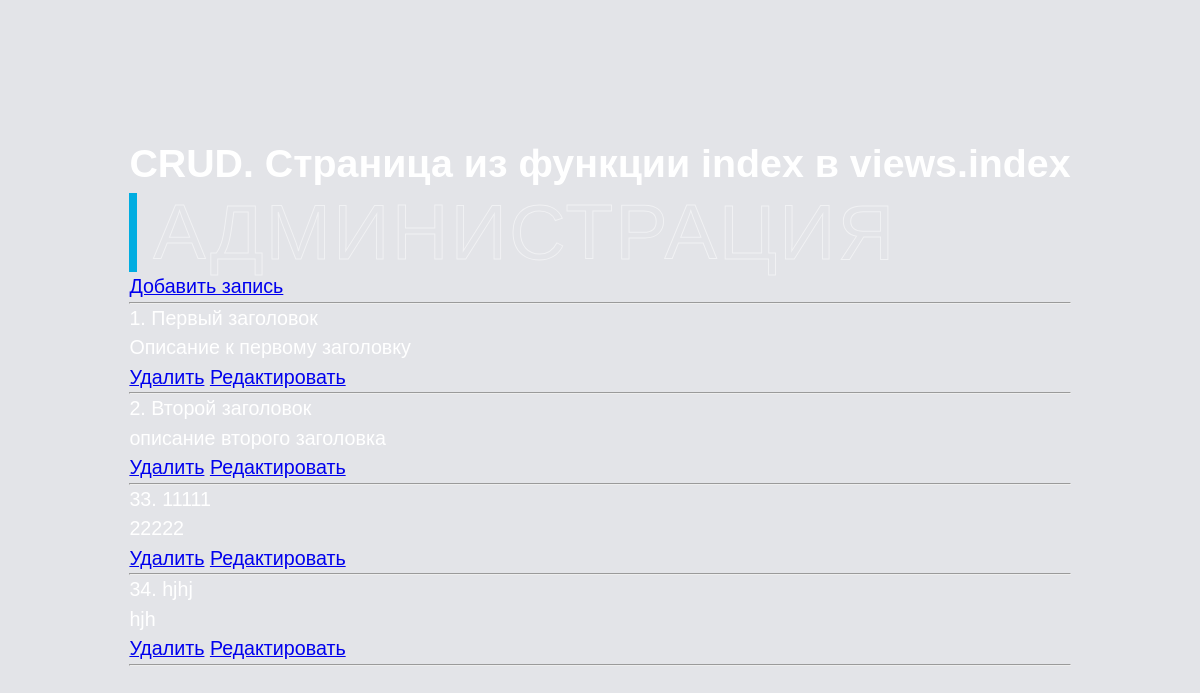
Before: / with the older database file.
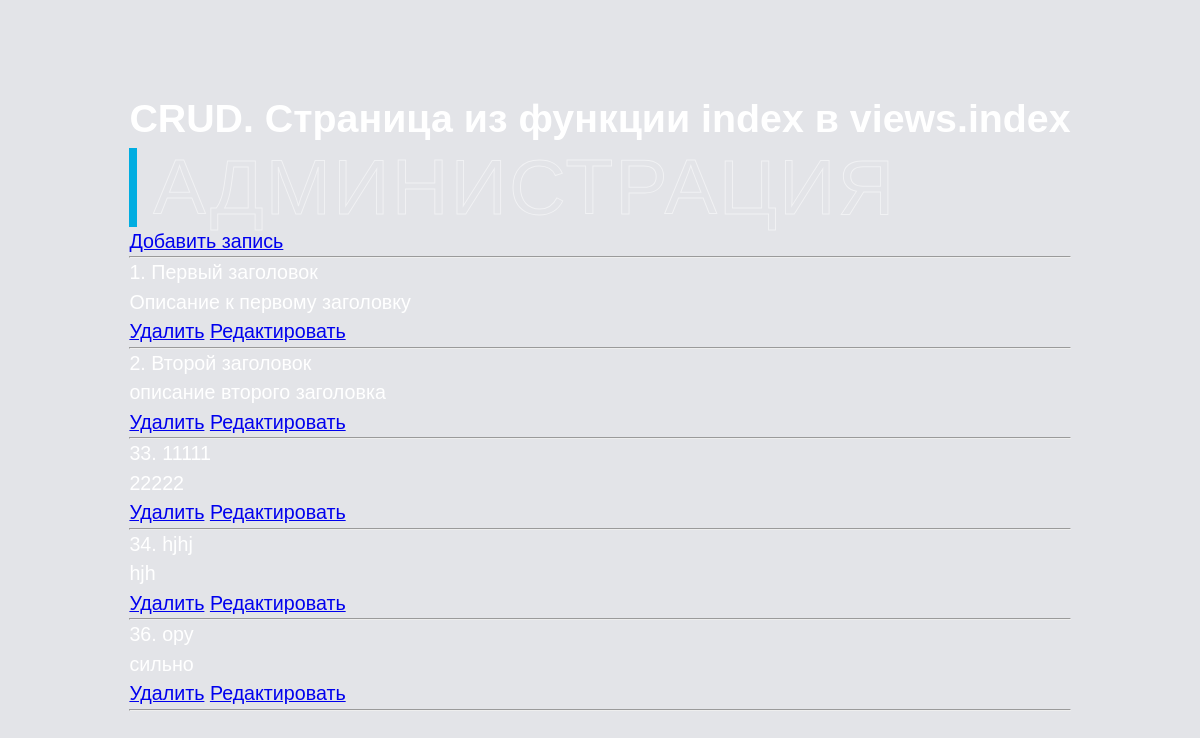
After: the same page with the newer database file.
### notepad/models.py (models this page shows, shortened)
class Notepad(models.Model):
    id = models.AutoField(primary_key=True)
    heading = models.TextField(max_length=30)
    text = models.TextField(max_length = 1000)

### notepad/views.py (the view)
# urls.py: path('', views.index, name='index'),
def index(request):
    try:
        if request.method == 'GET':
            notes = Notepad.objects.all()
            return render(request, 'notepad/list.html', {'notes': notes})
    except:
        return HttpResponse('Ошибка в функции index в файле views в приложении notepad')

### notepad/templates/notepad/list.html
{% extends './index.html' %}
{% block content %}
    <a href="/form_add">Добавить запись</a><hr>
    {% if notes %}
        {% for note in notes %}
            {{ note.id }}. {{ note.heading }} <br>
            {{ note.text }} <br>
            <a href="/form_add/delete/{{ note.id }}">Удалить</a>
            <a href="/form_add/edit/{{ note.id }}">Редактировать</a>
            <hr>
        {% endfor %}
    {% endif %}
{% endblock content %}

Changed rows visible on the page:
added Notepad: id "36", heading "ору", text "сильно"
